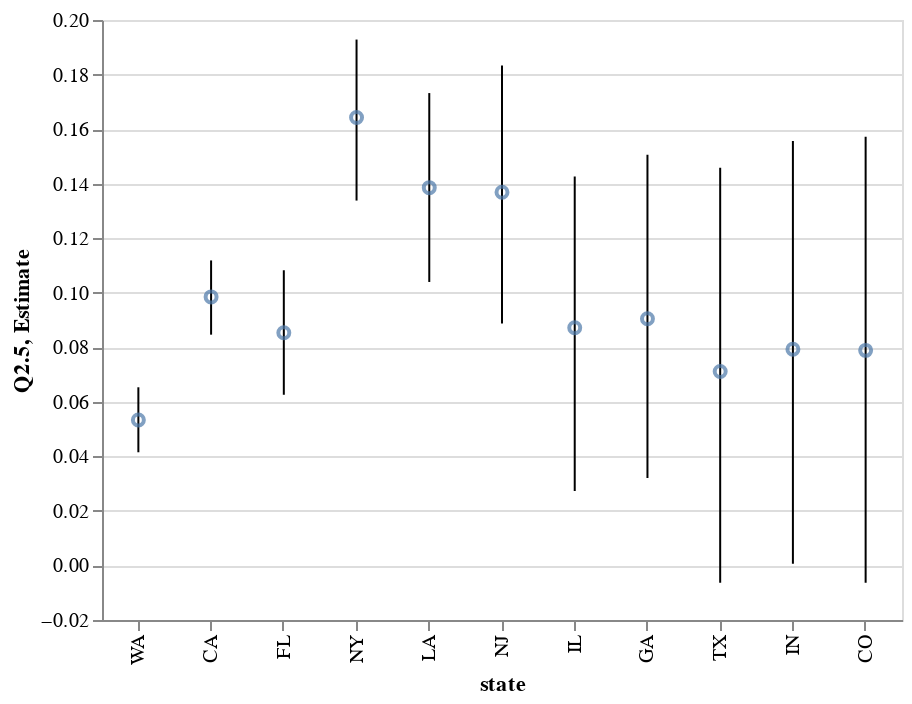

Here is the notebook cell this chart was saved with:
### Code cell


### Figure 1 — Vega-Lite specification as saved in the notebook (floating-point values rounded to 4 significant figures)
{"$schema": "https://vega.github.io/schema/vega-lite/v3.4.0.json", "config": {"mark": {"tooltip": null}, "view": {"height": 300, "width": 400}}, "data": {"name": "data-1058c40415f4b9ea1846fc10d6717b2d"}, "datasets": {"data-1058c40415f4b9ea1846fc10d6717b2d": [{"Est.Error": 0.006135, "Estimate": 0.0533, "Q2.5": 0.0415, "Q97.5": 0.06533, "state": "WA"}, {"Est.Error": 0.006812, "Estimate": 0.09847, "Q2.5": 0.08462, "Q97.5": 0.1118, "state": "CA"}, {"Est.Error": 0.01153, "Estimate": 0.08533, "Q2.5": 0.06259, "Q97.5": 0.1082, "state": "FL"}, {"Est.Error": 0.01485, "Estimate": 0.1642, "Q2.5": 0.1338, "Q97.5": 0.1928, "state": "NY"}, {"Est.Error": 0.01788, "Estimate": 0.1385, "Q2.5": 0.1039, "Q97.5": 0.1732, "state": "LA"}, {"Est.Error": 0.02389, "Estimate": 0.1369, "Q2.5": 0.08869, "Q97.5": 0.1833, "state": "NJ"}, {"Est.Error": 0.02943, "Estimate": 0.08713, "Q2.5": 0.02731, "Q97.5": 0.1427, "state": "IL"}, {"Est.Error": 0.02959, "Estimate": 0.09044, "Q2.5": 0.0321, "Q97.5": 0.1506, "state": "GA"}, {"Est.Error": 0.03764, "Estimate": 0.07114, "Q2.5": -0.006326, "Q97.5": 0.1458, "state": "TX"}, {"Est.Error": 0.03928, "Estimate": 0.07926, "Q2.5": 0.0006139, "Q97.5": 0.1557, "state": "IN"}, {"Est.Error": 0.04149, "Estimate": 0.07887, "Q2.5": -0.006379, "Q97.5": 0.1572, "state": "CO"}]}, "layer": [{"encoding": {"tooltip": [{"field": "state", "type": "nominal"}, {"field": "Estimate", "type": "quantitative"}], "x": {"field": "state", "sort": null, "title": "state", "type": "nominal"}, "y": {"field": "Q2.5", "type": "quantitative"}, "y2": {"field": "Q97.5"}}, "mark": "errorbar"}, {"encoding": {"tooltip": [{"field": "state", "type": "nominal"}, {"field": "Estimate", "type": "quantitative"}], "x": {"field": "state", "sort": null, "title": "state", "type": "nominal"}, "y": {"field": "Estimate", "title": "Estimate", "type": "quantitative"}}, "mark": "point"}]}
